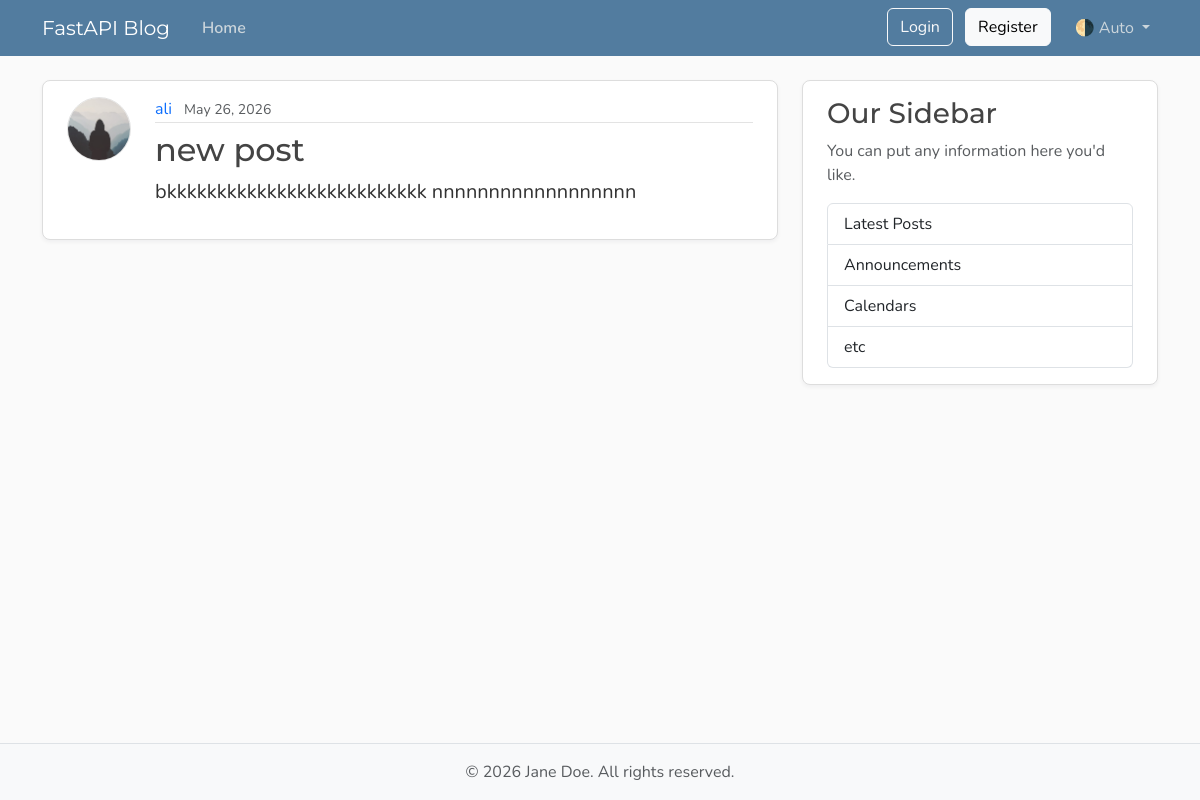
Before: /posts/1 with the older database file.
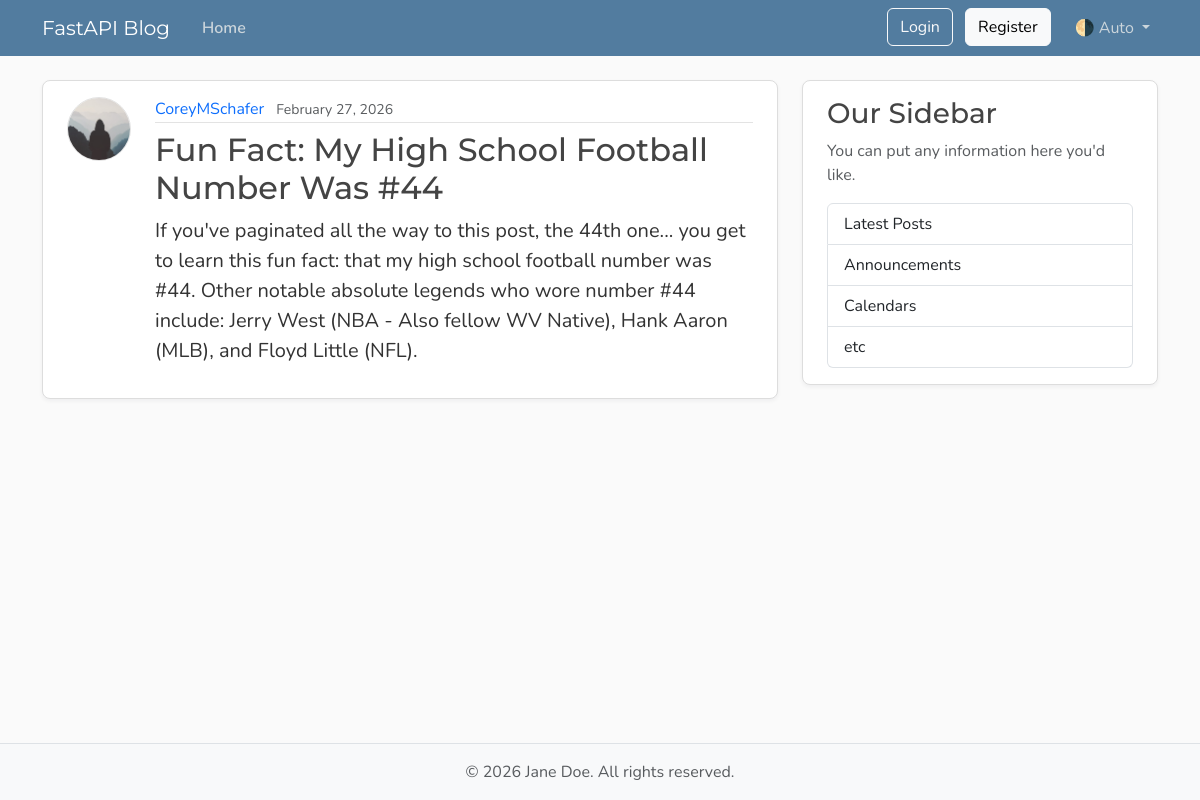
After: the same page with the newer database file.
### models.py (models this page shows, shortened)
class User(Base):
    __tablename__ = "users"
    id: Mapped[int] = mapped_column(Integer, primary_key=True, index=True)
    username: Mapped[str] = mapped_column(String(50), unique=True, nullable=False)
    email: Mapped[str] = mapped_column(String(120), unique=True, nullable=False)
    password_hash : Mapped[str] = mapped_column(String(200), nullable=False)
    image_file: Mapped[str | None] = mapped_column(
        String(200),
        nullable=True,
        default=None,
    )
    posts: Mapped[list[Post]] = relationship(back_populates="author",cascade="all, delete-orphan")

class Post(Base):
    __tablename__ = "posts"
    id: Mapped[int] = mapped_column(Integer, primary_key=True, index=True)
    title: Mapped[str] = mapped_column(String(100), nullable=False)
    content: Mapped[str] = mapped_column(Text, nullable=False)
    user_id: Mapped[int] = mapped_column(
        ForeignKey("users.id",ondelete="CASCADE"),
        nullable=False,
        index=True,
    )
    date_posted: Mapped[datetime] = mapped_column(
        DateTime(timezone=True),
        default=lambda: datetime.now(UTC),
    )
    author: Mapped[User] = relationship(back_populates="posts")

### main.py (the view)
@app.get("/posts/{post_id}", include_in_schema=False)
async def post_page(request: Request, post_id: int, db: Annotated[AsyncSession, Depends(get_db)]):
    result= await db.execute(select(models.Post).options(selectinload(models.Post.author)).where(models.Post.id==post_id))
    post=result.scalars().first()
    if post:
        title=post.title[:50]
        return templates.TemplateResponse(
            request,
            "post.html",
            {"post": post, "title": title},
        )
    raise HTTPException(status_code=status.HTTP_404_NOT_FOUND, detail="Post not found")

### templates/post.html (shortened to what this page needs)
{% extends "layout.html" %}
{% block content %}
    <article class="content-section py-3 px-4 mb-4">
        <div class="d-flex align-items-start gap-4">
            <img class="rounded-circle article-img flex-shrink-0"
                 src="{{ post.author.image_path }}"
                 alt="{{ post.author.username }}'s profile picture"
                 width="64"
                 height="64"
                 loading="lazy">
            <div class="flex-grow-1">
                <div class="article-metadata mb-2">
                    <a class="me-2"
                       href="{{ url_for("user_posts_page", user_id=post.author.id) }}">{{ post.author.username }}</a>
                    <small class="text-body-secondary">{{ post.date_posted.strftime("%B %d, %Y") }}</small>
                </div>
                <h2 class="article-title">{{ post.title }}</h2>
                <p class="article-content">{{ post.content }}</p>
            </div>
        </div>
    </article>
{% endblock content %}

### templates/layout.html (shortened to what this page needs)
<!DOCTYPE html>
<html lang="en">
    <head>
        <link href="https://cdn.jsdelivr.net/npm/bootstrap@5.3.8/dist/css/bootstrap.min.css"
              rel="stylesheet"
>
        <link rel="stylesheet"
              type="text/css"
              href="{{ url_for("static", path='css/main.css') }}">
    </head>
    <body class="d-flex flex-column min-vh-100">
        <header class="site-header">
            <nav class="navbar navbar-expand-md bg-steel fixed-top"
                 data-bs-theme="dark">
                <div class="container">
                    <a class="navbar-brand me-4" href="{{ url_for("home") }}">FastAPI Blog</a>
                    <div class="collapse navbar-collapse" id="navbarToggle">
                        <div class="navbar-nav me-auto">
                            <a class="nav-link active"
                               aria-current="page"
                               href="{{ url_for("home") }}">Home</a>
                        </div>
                        <div class="navbar-nav">
                            <div id="loggedOutNav">
                                <a class="btn btn-outline-light mb-2 mb-md-0 me-md-2"
                                   href="{{ url_for("login_page") }}">Login</a>
                                <a class="btn btn-light mb-2 mb-md-0 me-md-3"
                                   href="{{ url_for("register_page") }}">Register</a>
                            </div>
                            <div class="nav-item dropdown">
                                <a class="nav-link dropdown-toggle"
                                   href="#"
                                   role="button"
                                   id="bd-theme"
                                   data-bs-toggle="dropdown"
                                   aria-expanded="false">
                                    <span id="bd-theme-text">🌗 Auto</span>
                                </a>
                            </div>
                        </div>
                    </div>
                </div>
            </nav>
        </header>
        <main role="main" class="container">
            <div class="row">
                <div class="col-md-8">
                    {% block content %}
                    {% endblock content %}
                </div>
                <aside class="col-md-4">
                    <div class="content-section py-3 px-4 mb-4">
                        <h3>Our Sidebar</h3>
                        <p class="text-body-secondary">You can put any information here you'd like.</p>
                        <ul class="list-group">
                            <li class="list-group-item">Latest Posts</li>
                            <li class="list-group-item">Announcements</li>
                            <li class="list-group-item">Calendars</li>
                            <li class="list-group-item">etc</li>
                        </ul>
                    </div>
                </aside>
            </div>
        </main>
        <footer class="mt-auto py-3 bg-body-tertiary border-top">
            <div class="container text-center">
                <p class="text-body-secondary mb-0">
                    © <span id="year"></span> Jane Doe. All rights reserved.
                </p>
            </div>
        </footer>
    </body>
</html>

### static/css/main.css (style rules this page uses)
:root { --font-heading: "Montserrat", system-ui, -apple-system, BlinkMacSystemFont, sans-serif; --font-body: "Nunito", system-ui, -apple-system, BlinkMacSystemFont, sans-serif; --color-bg-body: #fafafa; --color-bg-content: #ffffff; --color-text-primary: #333333; --color-text-heading: #444444; --color-steel: #527c9f; --color-nav-link: #cbd5db; --color-nav-link-hover: #ffffff; --color-link-hover: #428bca; --color-border: #dddddd; --color-border-light: #e3e3e3; --spacing-xl: 5rem; --article-img-size: 4rem; --account-img-size: 7.813rem; }
body { font-family: var(--font-body); background: var(--color-bg-body); color: var(--color-text-primary); }
main { padding-top: var(--spacing-xl); }
h1, h2, h3, h4, h5, h6 { font-family: var(--font-heading); color: var(--color-text-heading); }
.navbar-brand { font-family: var(--font-heading); }
a { text-decoration: none; }
.bg-steel { background-color: var(--color-steel); }
.site-header .navbar-nav .nav-link { color: var(--color-nav-link); transition: color 0.2s ease-in-out; }
.site-header .navbar-nav .nav-link.active { font-weight: 600; }
.content-section { background: var(--color-bg-content); border: 1px solid var(--color-border); border-radius: 0.5rem; box-shadow: 0 2px 4px rgba(15, 23, 42, 0.05); transition: box-shadow 0.15s ease, transform 0.15s ease, border-color 0.15s ease; }
.article-title { color: var(--color-text-heading); transition: color 0.2s ease-in-out; }
.article-content { white-space: pre-line; font-size: 1.25rem; }
.article-img { height: var(--article-img-size); width: var(--article-img-size); flex-shrink: 0; object-fit: cover; border: 1px solid var(--color-border-light); box-shadow: 0 0 0 2px var(--color-bg-content); }
.article-metadata { padding-bottom: 0.063rem; border-bottom: 1px solid var(--color-border-light); }
.article-metadata a { transition: color 0.2s ease-in-out; }
[data-bs-theme="dark"] { --color-bg-body: #1a1a1a; --color-bg-content: #2d2d2d; --color-text-primary: #e0e0e0; --color-text-heading: #f0f0f0; --color-border: #404040; --color-border-light: #4a4a4a; }

Changed rows visible on the page:
changed User: author.username "ali" → "CoreyMSchafer"
changed Post: date_posted "May 26, 2026" → "February 27, 2026"; title "new post" → "Fun Fact: My High School Football Number Was #44"; content "bkkkkkkkkkkkkkkkkkkkkkkkkkk nnnnnnnnnnnnnnnnnn" → "If you've paginated all the way to this post, the 44th one... you get to learn this fun fact: that my high school football number was #44. Other notable absolute legends who wore number #44 include: Jerry West (NBA - Also fellow WV Native), Hank Aaron (MLB), and Floyd Little (NFL)."
